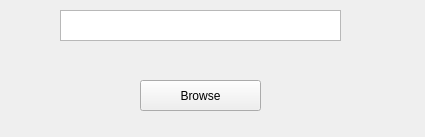
<?xml version="1.0" encoding="UTF-8"?>
<ui version="4.0">
 <class>Form</class>
 <widget class="QWidget" name="Form">
  <property name="geometry">
   <rect>
    <x>0</x>
    <y>0</y>
    <width>425</width>
    <height>137</height>
   </rect>
  </property>
  <property name="windowTitle">
   <string>Form</string>
  </property>
  <widget class="QPushButton" name="pushButton">
   <property name="geometry">
    <rect>
     <x>140</x>
     <y>80</y>
     <width>121</width>
     <height>31</height>
    </rect>
   </property>
   <property name="text">
    <string>Browse</string>
   </property>
  </widget>
  <widget class="QTextEdit" name="textEdit">
   <property name="geometry">
    <rect>
     <x>60</x>
     <y>10</y>
     <width>281</width>
     <height>31</height>
    </rect>
   </property>
  </widget>
 </widget>
 <resources/>
 <connections/>
</ui>
